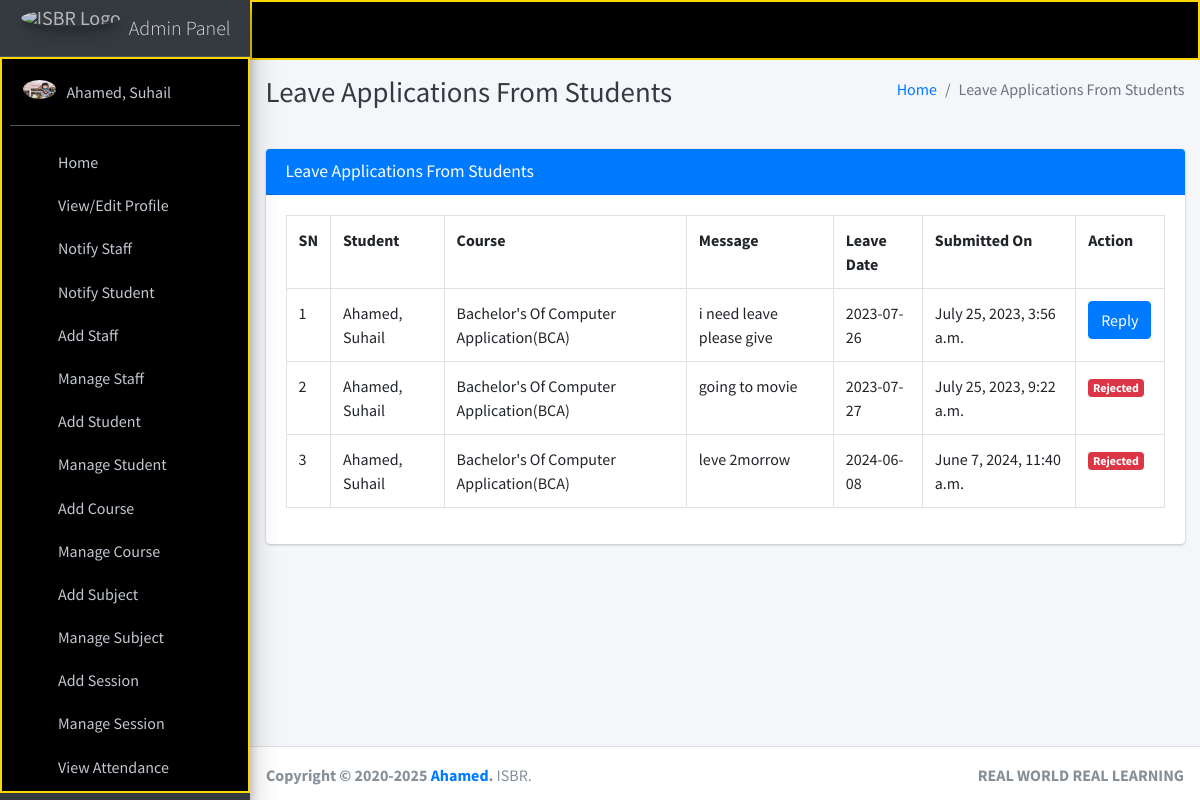
The page /student/view/leave/ (signed in) on the database its author committed.
### main_app/models.py (models this page shows)
class CustomUser(AbstractUser):
    USER_TYPE = ((1, "HOD"), (2, "Staff"), (3, "Student"))
    GENDER = [("M", "Male"), ("F", "Female")]
    username = None  # Removed username, using email instead
    email = models.EmailField(unique=True)
    user_type = models.CharField(default=1, choices=USER_TYPE, max_length=1)
    gender = models.CharField(max_length=1, choices=GENDER)
    profile_pic = models.ImageField()
    address = models.TextField()
    fcm_token = models.TextField(default="")  # For firebase notifications
    created_at = models.DateTimeField(auto_now_add=True)
    updated_at = models.DateTimeField(auto_now=True)
    USERNAME_FIELD = "email"
    REQUIRED_FIELDS = []
    objects = CustomUserManager()
    def __str__(self):
        return self.last_name + ", " + self.first_name

class LeaveReportStudent(models.Model):
    student = models.ForeignKey(Student, on_delete=models.CASCADE)
    date = models.CharField(max_length=60)
    message = models.TextField()
    status = models.SmallIntegerField(default=0)
    created_at = models.DateTimeField(auto_now_add=True)
    updated_at = models.DateTimeField(auto_now=True)

class Student(models.Model):
    admin = models.OneToOneField(CustomUser, on_delete=models.CASCADE)
    course = models.ForeignKey(Course, on_delete=models.DO_NOTHING, null=True, blank=False)
    session = models.ForeignKey(Session, on_delete=models.DO_NOTHING, null=True)
    def __str__(self):
        return self.admin.last_name + ", " + self.admin.first_name

class Course(models.Model):
    name = models.CharField(max_length=120)
    created_at = models.DateTimeField(auto_now_add=True)
    updated_at = models.DateTimeField(auto_now=True)
    def __str__(self):
        return self.name

### main_app/hod_views.py (the view, shortened to what this page needs)
# urls.py: path("student/view/leave/", hod_views.view_student_leave,
@csrf_exempt
def view_student_leave(request):
    if request.method != 'POST':
        allLeave = LeaveReportStudent.objects.all()
        context = {
            'allLeave': allLeave,
            'page_title': 'Leave Applications From Students'
        }
        return render(request, "hod_template/student_leave_view.html", context)

### main_app/templates/hod_template/student_leave_view.html (shortened to what this page needs)
{% extends 'main_app/base.html' %}
{% load static %}
{% block page_title %}{{page_title}}{% endblock page_title %}
{% block content %}
<section class="content">
    <div class="container-fluid">
        <div class="row">
            <div class="col-md-12">
                <div class="card card-primary">
                    <div class="card-header">
                        <h3 class="card-title">{{page_title}}</h3>
                    </div>
                    <div class="table card-body">
                        <table class="table table-bordered">
                            <tr>
                                <th>SN</th>
                                <th>Student</th>
                                <th>Course</th>
                                <th>Message</th>
                                <th>Leave Date</th>
                                <th>Submitted On</th>
                                <th>Action</th>
                            </tr>
                            {% for leave in  allLeave %}
                              <tr>
                                  <td>{{forloop.counter}}</td>
                                  <td>{{leave.student}}</td>
                                  <td>{{leave.student.course}}</td>
                                  <td>{{leave.message}}</td>
                                  <td>{{leave.date}}</td>
                                  <td>{{leave.created_at}}</td>
                                      {% if leave.status == 0 %}
                                           <td> <button data-toggle = "modal" data-target = "#reply_modal" value="{{leave.id}}" class="btn btn-primary reply_open_modal">Reply</button>
{% elif leave.status == -1 %}
<td><span  class='badge badge-danger'>Rejected</span></td>
{% else %}
<td><span  class='badge badge-success'>Approved</span></td>
                                            <td>{{feedback.updated_at}}</td>
                                      {% endif %}
                                  </td>
                              </tr>
                            {% endfor %}
                        </table>
                    </div>
                    </div>
            </div>
        </div>
    </div>
</section>
{% endblock content %}

### main_app/templates/main_app/sidebar_template.html (shortened to what this page needs)
{% load static %}
<aside class="main-sidebar sidebar-dark-warning elevation-4">
{% if request.user.user_type == '1' %}
    <a href="{% url 'admin_home' %}" class="brand-link">
        <img src="{% static 'dist/img/img.png' %} " alt="ISBR Logo"
            class="brand-image img-circle elevation-3" style="opacity: .8">
        <span class="brand-text font-weight-light">Admin Panel</span>
    </a>
    <div class="sidebar" style="background-color: black; color: #FFD700; border: 2px solid #FFD700;">
        <div class="user-panel mt-3 pb-3 mb-3 d-flex">
            <div class="image">
                <img src="{{ request.user.profile_pic}}" class="img-circle elevation-2" alt="User Image">
            </div>
            <div class="info">
                <a href="#" class="d-block">{{user}}</a>
            </div>
        </div>
        <nav class="mt-2">
            <ul class="nav nav-pills nav-sidebar flex-column" data-widget="treeview" role="menu" data-accordion="false">
                <li class="nav-item">
                    {% url 'admin_home' as admin_home %}
                    <a href="{{admin_home}}" class="nav-link {% if admin_home == request.path %} active {% endif %}">
                        <i class="nav-icon fas fa-th"></i>
                        <p>
                            Home
                        </p>
                    </a>
                </li>
                <li class="nav-item">
                    {% url 'admin_view_profile' as admin_view_profile %}
                    <a href="{{admin_view_profile}}" class="nav-link {% if admin_view_profile == request.path %} active {% endif %}">
                        <i class="nav-icon fas fa-th"></i>
                        <p>
                            View/Edit Profile
                        </p>
                    </a>
                </li>
                <li class="nav-item">
                    {% url 'admin_notify_staff' as admin_notify_staff %}
                    <a href="{{admin_notify_staff}}" class="nav-link {% if admin_notify_staff == request.path %} active {% endif %}">
                        <i class="nav-icon fas fa-th"></i>
                        <p>
                            Notify Staff
                        </p>
                    </a>
                </li>
                <li class="nav-item">
                    {% url 'admin_notify_student' as admin_notify_student %}
                    <a href="{{admin_notify_student}}" class="nav-link {% if admin_notify_student == request.path %} active {% endif %}">
                        <i class="nav-icon fas fa-th"></i>
                        <p>
                            Notify Student
                        </p>
                    </a>
                </li>
                <li class="nav-item">
                    {% url 'add_staff' as add_staff %}
                    <a href="{{add_staff}}" class="nav-link {% if add_staff == request.path %} active {% endif %}">
                        <i class="nav-icon fas fa-th"></i>
                        <p>
                            Add Staff
                        </p>
                    </a>
                </li>
                <li class="nav-item">
                    {% url 'manage_staff' as manage_staff %}
                    {% url 'edit_staff' staff_id as edit_staff %}
                    <a href="{{manage_staff}}"
                        class="nav-link {% if manage_staff == request.path or request.path == edit_staff %} active {% endif %}">
                        <i class="nav-icon fas fa-th"></i>
                        <p>
                            Manage Staff
                        </p>
                    </a>
                </li>
                <li class="nav-item">
                    {% url 'add_student' as add_student%}
                    <a href="{{add_student}}" class="nav-link  {% if add_student == request.path %} active {% endif %}">
                        <i class="nav-icon fas fa-th"></i>
                        <p>
                            Add Student
                        </p>
                    </a>
                </li>
                <li class="nav-item">
                    {% url 'manage_student' as manage_student %}
                    {% url 'edit_student' student_id as edit_student %}
                    <a href="{{manage_student}}"
                        class="nav-link  {% if edit_student == request.path or manage_student == request.path %} active {% endif %}">
                        <i class="nav-icon fas fa-th"></i>
                        <p>
                            Manage Student
                        </p>
                    </a>
                </li>
                <li class="nav-item">
                    {% url 'add_course' as add_course %}
                    <a href="{{add_course}}" class="nav-link  {% if add_course == request.path %} active {% endif %}">
                        <i class="nav-icon fas fa-th"></i>
                        <p>
                            Add Course
                        </p>
                    </a>
                </li>
                <li class="nav-item">
                    {% url 'manage_course' as manage_course %}
                    {% url 'edit_course' course_id as edit_course %}
                    <a href="{{manage_course}}"
                        class="nav-link  {% if edit_course == request.path or manage_course == request.path %} active {% endif %}">
                        <i class="nav-icon fas fa-th"></i>
                        <p>
                            Manage Course
                        </p>
                    </a>
                </li>
                <li class="nav-item">
                    {% url 'add_subject' as add_subject %}
                    <a href="{{add_subject}}" class="nav-link  {% if add_subject == request.path %} active {% endif %}">
                        <i class="nav-icon fas fa-th"></i>
                        <p>
                            Add Subject
                        </p>
                    </a>
                </li>
                <li class="nav-item">
                    {% url 'manage_subject' as manage_subject %}
                    {% url 'edit_subject' subject_id as edit_subject %}
                    <a href="{{manage_subject}}"
                        class="nav-link  {% if edit_subject == request.path or manage_subject == request.path %} active {% endif %}">
                        <i class="nav-icon fas fa-th"></i>
                        <p>
                            Manage Subject
                        </p>
                    </a>
                </li>
                <li class="nav-item">
                    {% url 'add_session' as add_session %}
                    <a href="{{add_session}}" class="nav-link  {% if add_session == request.path %} active {% endif %}">
                        <i class="nav-icon fas fa-th"></i>
                        <p>
                            Add Session
                        </p>
                    </a>
                </li>
                <li class="nav-item">
                {% url 'manage_session' as manage_session %}
                {% url 'edit_session' session_id as edit_session %}
                <a href="{{manage_session}}"
                    class="nav-link  {% if edit_session == request.path or manage_session == request.path %} active {% endif %}">
                    <i class="nav-icon fas fa-th"></i>
                    <p>
                        Manage Session
                    </p>
                </a>
        </li>
                <li class="nav-item">
                    {% url 'admin_view_attendance' as admin_view_attendance %}
                    <li class="nav-item">
                        <a href="{{admin_view_attendance}}" class="nav-link  {% if admin_view_attendance == request.path %} active {% endif %}">
                            <i class="nav-icon fas fa-th"></i>
                            <p>
                                View Attendance
                            </p>
                        </a>
                    </li>
            <li class="nav-item">
                {% url 'student_feedback_message' as student_feedback_message %}
                <a href="{{ student_feedback_message }}" class="nav-link  {% if student_feedback_message == request.path %} active {% endif %}">
                    </a>
                </li>
{% endif %}
</ul>
</nav>
</div>
</aside>

### rows shown on the page
CustomUser: user.profile_pic (picture), last_name+first_name "Ahamed, Suhail"
LeaveReportStudent: student "Ahamed, Suhail", student.course "Bachelor's Of Computer Application(BCA)", message "i need leave please give", date "2023-07-26", created_at "July 25, 2023, 3:56 a.m."
LeaveReportStudent: student "Ahamed, Suhail", student.course "Bachelor's Of Computer Application(BCA)", message "going to movie", date "2023-07-27", created_at "July 25, 2023, 9:22 a.m.", status "Rejected"
LeaveReportStudent: student "Ahamed, Suhail", student.course "Bachelor's Of Computer Application(BCA)", message "leve 2morrow", date "2024-06-08", created_at "June 7, 2024, 11:40 a.m.", status "Rejected"

### other values the page prints
{{ page_title }} "Leave Applications From Students"
